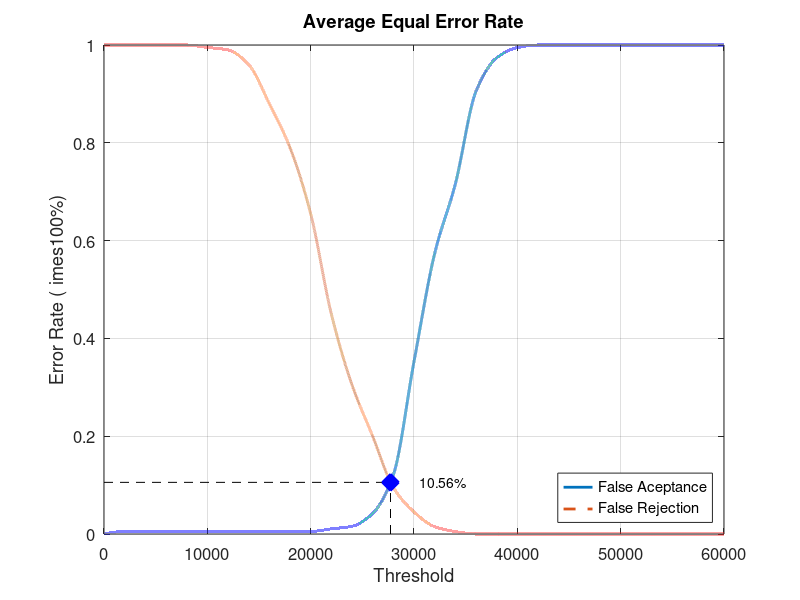
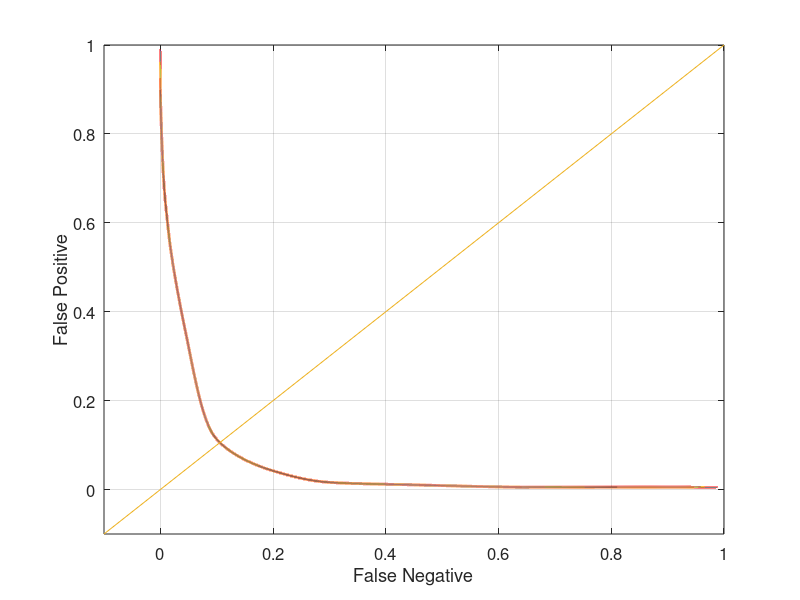

MATLAB code to generate these figures, in order:
close all;
clear;
clc;
x = 0:2000:60000;
xq = 0:0.5:60000;

y0 = [0 0.00526316 0.00526316 0.00526316 0.00526316 0.00526316 0.00526316 0.00526316 0.00526316 0.00526316 0.00526316 0.0105263 0.0157895 0.0421053 0.121053 0.352632 0.573684 0.715789 0.905263 0.973684 0.994737 1 1 1 1 1 1 1 1 1 1]
yy0 = interp1(x, y0, xq, 'pchip');
y1 = [1 1 1 1 1 0.995 0.99 0.96 0.88 0.79 0.655 0.45 0.305 0.2 0.095 0.045 0.015 0.005 0 0 0 0 0 0 0 0 0 0 0 0 0]
yy1 = interp1(x, y1, xq, 'pchip');

% Calculating EER: 
y2 = abs(y0 - y1);
find(y2 == min(y2))
yy2 = abs(yy0 - yy1);
xEER = find(yy2 == min(yy2));
xEERIndex = xq(xEER) % X-axis EER
yEER = yy0(xEER) % Y-axis EER

main = figure
plot(xq, yy0,'-','LineWidth', 2);	hold on
plot(xq, yy1,'--','LineWidth', 2);	hold on
plot([xEERIndex xEERIndex], [0 yEER], 'k--');	hold on
plot([0 xEERIndex], [yEER yEER], 'k--');	hold on
plot(xEERIndex, yEER, 'bx', 'LineWidth', 10);	hold on
text(xEERIndex + 10 * xEERIndex / 100, yEER, [num2str(round((10000 * yEER)) / 100) '%'])
legend('False Aceptance', 'False Rejection', 'Location', 'SouthEast')
xlabel('Threshold')
ylabel('Error Rate (	imes100%)')
title('Average Equal Error Rate')
set(gca, 'FontSize', 12)
axis([0 60000 0 1])
grid on

print(main, 'Database3_1Main', '-dpng');
FNRxFPR = figure('Color', [1 1 1]);
plot(yy1, yy0, '-', yy1, yy0, 'LineWidth', 2);
hold on
y = -0.1:0.1:1
plot(y, y); 
set(gca, 'FontSize', 12)
xlabel('False Negative')
ylabel('False Positive')
axis([-0.1 1 -0.1 1])
set(gca, 'FontSize', 12)
grid on

print(FNRxFPR, 'Database3_1FNRxFPR','-dpng');
